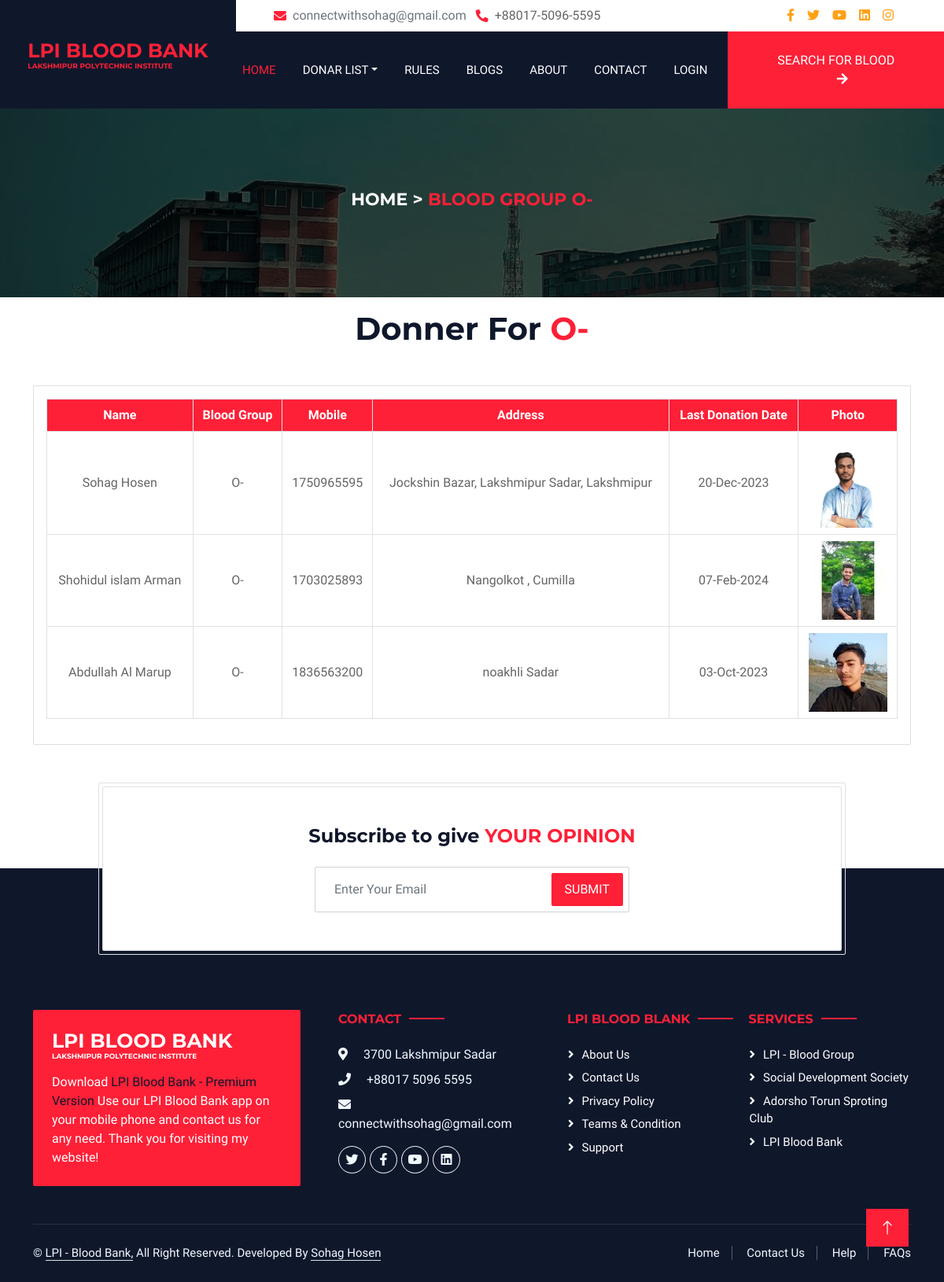
Page /group-search.php?group=O- on the committed database.
### tables this page shows
CREATE TABLE `donars` (
  `id` int(255) NOT NULL,
  `firstName` varchar(255) NOT NULL,
  `lastName` varchar(255) NOT NULL,
  `mobile` int(255) NOT NULL,
  `email` varchar(255) NOT NULL,
  `address` text NOT NULL,
  `blood_group` varchar(255) NOT NULL,
  `weight` int(255) NOT NULL,
  `f_num` int(255) NOT NULL,
  `last_donate_date` date NOT NULL,
  `img` varchar(255) NOT NULL
);

### group-search.php (the view, shortened to what this page needs)
<?php include 'header.php' ?>
        <div class="about search">
            <div class="wrap">
                <h4>Home > <span>Blood Group <?php echo urlencode($_GET['group']); ?></span></h4>
            </div>
        </div>
        <div class="container">
            <div class="py-3 text-center">
                <h1>Donner For <span style="color:#FD2037;"><?php echo urlencode($_GET['group']); ?></span></h1>
            </div>
        </div>
        <?php
            include 'config.php';
            $group = urlencode($_GET['group']);
            if(isset($group)){
                $query = sprintf("SELECT * FROM donars WHERE blood_group='".$group."'");
                $query_run = mysqli_query($con, $query);
                if(mysqli_num_rows($query_run) > 0){
                        ?>
                            <section class="search-box mt-4">
                                <div class="container">
                                    <div class="row align-items-center">
                                        <div class="col-md-12">
                                            <div class="card">
                                                <div class="card-body d-flex justify-content-between align-items-center">
                                                    <table class="table text-center table-bordered" id="dataTable" width="100%" cellspacing="0">
                                                        <thead class="bg-primary text-white">
                                                         <tr>
                                                            <th>Name</th>
                                                            <th>Blood Group</th>
                                                            <th>Mobile</th>
                                                            <th>Address</th>
                                                            <th>Last Donation Date</th>
                                                            <th colspan="2">Photo</th>
                                                         </tr>
                                                      </thead>
                                                      <tbody>
                                                        <?php foreach($query_run as $row){ ?>
                                                          <tr class="">
                                                              <td style="height: 50px !important; vertical-align: middle !important;"><?= $row["firstName"]." ".$row["lastName"]; ?></td>
                                                              <td style="height: 50px !important; vertical-align: middle !important;"><?php echo $row["blood_group"]; ?></td>
                                                              <td style="height: 50px !important; vertical-align: middle !important;"><?php echo $row["mobile"]; ?></td>
                                                              <td style="height: 50px !important; vertical-align: middle !important;"><?= $row['address'] ?></td>
                                                              <td style="height: 50px !important; vertical-align: middle !important;"><?=date('d-M-Y', strtotime($row["last_donate_date"])) ?></td>
                                                              <td style="height: 50px !important; vertical-align: middle !important;">
                                                                  <img src="admin/upload/<?php echo $row["img"]; ?>" alt="" style="width:100px;">
                                                              </td>
                                                          </tr>
                                                          <?php  } ?>
                                                      </tbody>
                                                    </table>
                                                </div>
                                            </div>
                                        </div>
                                    </div>
                                </div>
                            </section>
                    <?php
                }
            }
        ?>
<?php include 'footer.php' ?>

### css/style.css (style rules this page uses)
:root { --primary: #FD2037 !important; --light: #F1F8FF; --dark: #0F172B; }
body { background: #fff; }
.bg-primary { background: #fd2037 !important; }
span, .top-icon .me-3 { color: #FD2037; transition: .4s; }
.about { width: 100%; height: 30vh; background: url('../img/collage.jpg'); background-size: cover; background-position: center; }
.about .wrap, .teacher .wrap { width: 100%; height: 100%; background: rgba(0, 0, 0, .7); display: flex; justify-content: center; align-items: center; }
.about .wrap h4 { color: #fff; font-size: 22px; text-transform: uppercase; }

### rows in the picture
donars: firstName "Sohag", lastName "Hosen", blood_group "O-", mobile "1750965595", address "Jockshin Bazar, Lakshmipur Sadar, Lakshmipur", last_donate_date "20-Dec-2023", img (picture)
donars: firstName "Shohidul islam", lastName "Arman", blood_group "O-", mobile "1703025893", address "Nangolkot , Cumilla", last_donate_date "07-Feb-2024", img (picture)
donars: firstName "Abdullah", lastName "Al Marup", blood_group "O-", mobile "1836563200", address "noakhli Sadar", last_donate_date "03-Oct-2023", img (picture)

### other values in the picture
$_GET['group'] "O-"
